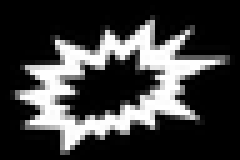
#> input picture DatasetImages/Pattern.pgm, 48 x 32 px, shrunk from 83 x 55 before the run, found by its file name (shown 5 times larger)
$ python Q_1_2_corelation_I_p.py
#> lines starting #> are read from the running program, lines starting #| are printed output that depends on the picture
import numpy as np
from PIL import Image
import matplotlib.pyplot as plt

# Load the left and right images
pattern_image = Image.open('D:\Program_jalpa\Image_processing\Asssignment_2\Images\pattern.pgm').convert('L')
#> pattern_image is the input picture: PIL image 48x32 L; min 0, max 255, mean 61.3
Input_image = Image.open('D:\Program_jalpa\Image_processing\Asssignment_2\Image.pgm').convert('L')
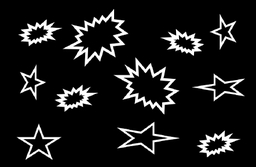
#> input picture DatasetImages/Image.pgm, 256 x 167 px, shrunk from 442 x 288 before the run, found by its file name
#> Input_image is the input picture: PIL image 256x167 L; min 0, max 255, mean 24.5

# Convert the left image to a NumPy array
pattern_array = np.array(pattern_image)

# Extract the weights from the pattern image
weights = pattern_array.astype(float)

# Normalize the weights to ensure the sum is 1
weights /= np.sum(weights)

# Convert the right image to a NumPy array
Input_image_array = np.array(Input_image)

# Function to perform spatial filtering (correlation)
def spatial_filter(image, kernel):
    height, width = image.shape
#> height = 167; width = 256
    kernel_size = kernel.shape[0]
#> kernel_size = 32
    padding = kernel_size // 2
#> padding = 16
    output = np.zeros((height, width), dtype=np.uint8)

    for i in range(padding, height - padding):
        for j in range(padding, width - padding):
            neighborhood = image[i - padding:i + padding + 1, j - padding:j + padding + 1]
            filtered_value = 0
            for m in range(kernel_size):
                for n in range(kernel_size):
                    filtered_value += neighborhood[m, n] * kernel[m, n]
            output[i, j] = filtered_value
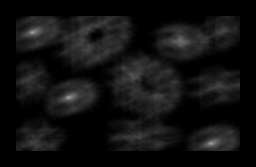
#> output: shape (167, 256); min 0, max 162, mean 16.7

    return output

# Apply spatial filtering (correlation) to the right image using the computed weights
filtered_Input_image = spatial_filter(Input_image_array, weights)

# Convert the NumPy array back to a PIL image
filtered_Input_image = Image.fromarray(filtered_Input_image)

# Display the original and filtered images
fig, axes = plt.subplots(1, 2, figsize=(12, 5))

axes[0].imshow(Input_image_array, cmap='gray')
axes[0].set_title('Original Input Image')
axes[0].axis('off')

axes[1].imshow(filtered_Input_image, cmap='gray')
axes[1].set_title('Filtered Image')
axes[1].axis('off')

plt.tight_layout()
plt.show()
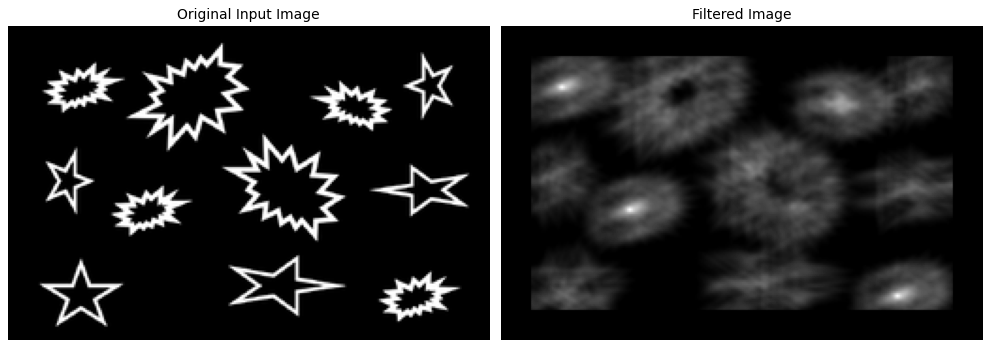
#> figure drawn by matplotlib, 2 panels
